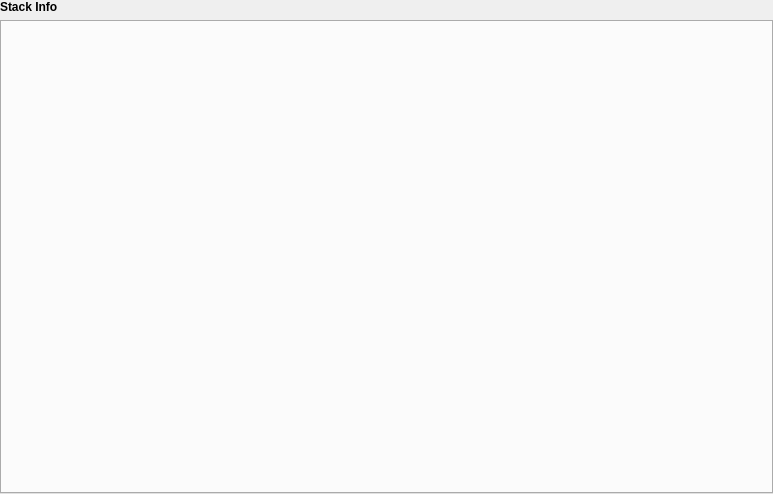
<?xml version="1.0" encoding="UTF-8"?>
<ui version="4.0">
 <class>SeerStackManagerWidgetForm</class>
 <widget class="QWidget" name="SeerStackManagerWidgetForm">
  <property name="geometry">
   <rect>
    <x>0</x>
    <y>0</y>
    <width>773</width>
    <height>494</height>
   </rect>
  </property>
  <property name="windowTitle">
   <string>Form</string>
  </property>
  <layout class="QGridLayout" name="gridLayout">
   <property name="leftMargin">
    <number>0</number>
   </property>
   <property name="topMargin">
    <number>0</number>
   </property>
   <property name="rightMargin">
    <number>0</number>
   </property>
   <property name="bottomMargin">
    <number>0</number>
   </property>
   <property name="horizontalSpacing">
    <number>3</number>
   </property>
   <item row="0" column="0">
    <widget class="QLabel" name="label">
     <property name="styleSheet">
      <string notr="true">font-weight: bold;</string>
     </property>
     <property name="text">
      <string>Stack Info</string>
     </property>
     <property name="textFormat">
      <enum>Qt::PlainText</enum>
     </property>
    </widget>
   </item>
   <item row="1" column="0">
    <widget class="QDetachTabWidget" name="tabWidget">
     <property name="currentIndex">
      <number>-1</number>
     </property>
    </widget>
   </item>
  </layout>
 </widget>
 <customwidgets>
  <customwidget>
   <class>QDetachTabWidget</class>
   <extends>QTabWidget</extends>
   <header location="global">QDetachTabWidget.h</header>
   <container>1</container>
  </customwidget>
 </customwidgets>
 <resources/>
 <connections/>
</ui>
